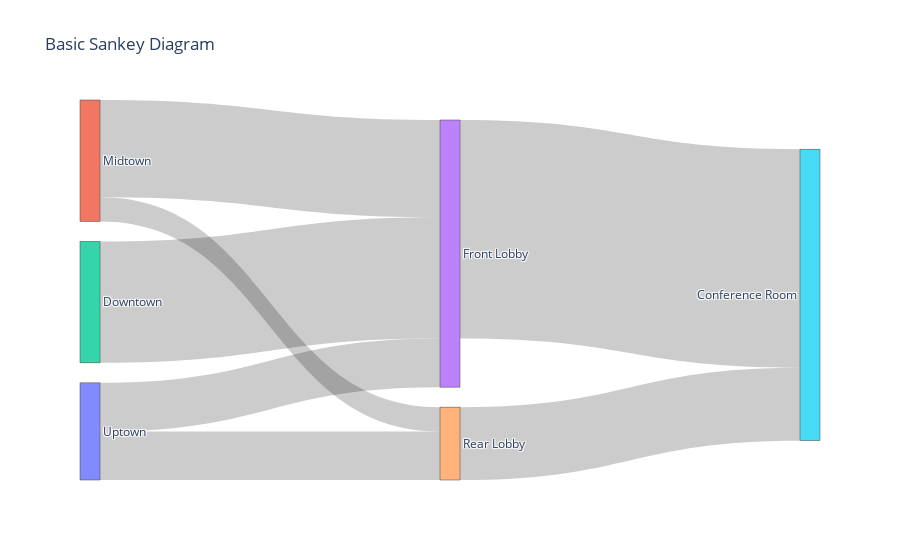

Notebook code cell kept with this figure:
### Code cell
fig = go.Figure(
    data = [data],
    layout = layout
)
offline.iplot(fig)

### Figure 1 — Plotly figure (JSON) as saved in the notebook; plotly's stock layout.template omitted (floating-point values rounded to 4 significant figures)
{"data": [{"link": {"source": [0, 0, 1, 1, 2, 3, 4], "target": [3, 4, 3, 4, 3, 5, 5], "value": [2, 2, 4, 1, 5, 9, 3]}, "node": {"label": ["Uptown", "Midtown", "Downtown", "Front Lobby", "Rear Lobby", "Conference Room"]}, "type": "sankey"}], "layout": {"font": {"size": 12}, "title": {"text": "Basic Sankey Diagram"}}}
